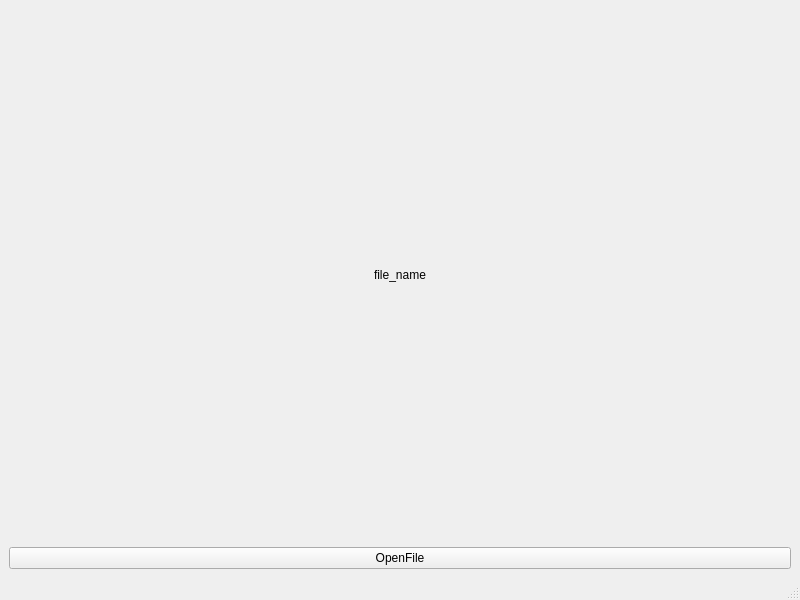
<?xml version="1.0" encoding="UTF-8"?>
<ui version="4.0">
 <class>view</class>
 <widget class="QMainWindow" name="view">
  <property name="geometry">
   <rect>
    <x>0</x>
    <y>0</y>
    <width>800</width>
    <height>600</height>
   </rect>
  </property>
  <property name="windowTitle">
   <string>view</string>
  </property>
  <widget class="QWidget" name="centralwidget">
   <layout class="QGridLayout" name="gridLayout">
    <item row="0" column="0">
     <widget class="QLabel" name="file_name">
      <property name="text">
       <string>file_name</string>
      </property>
      <property name="alignment">
       <set>Qt::AlignCenter</set>
      </property>
     </widget>
    </item>
    <item row="1" column="0">
     <widget class="QPushButton" name="OpenFIle">
      <property name="text">
       <string>OpenFile</string>
      </property>
     </widget>
    </item>
   </layout>
  </widget>
  <widget class="QMenuBar" name="menubar">
   <property name="geometry">
    <rect>
     <x>0</x>
     <y>0</y>
     <width>800</width>
     <height>24</height>
    </rect>
   </property>
  </widget>
  <widget class="QStatusBar" name="statusbar"/>
 </widget>
 <resources/>
 <connections/>
</ui>
